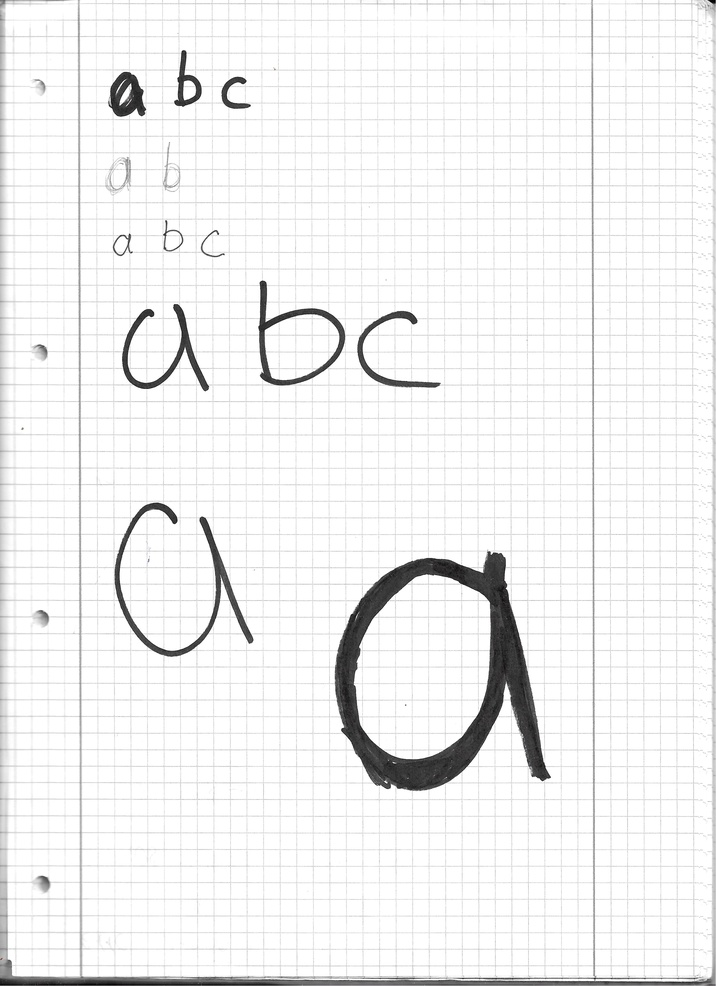
#> input picture Projekt/images/Buchstabenklein.jpg, 716 x 986 px, shrunk from 2544 x 3504 before the run, found by its file name
$ python processing.py
#> lines starting #> are read from the running program, lines starting #| are printed output that depends on the picture; after the words box and inside, x2 and y2 are one past the last pixel; in counts of white or black regions, pixels touching at a corner belong together
#> further down, img is the input picture: shape (986, 716, 3); mean R, G, B 241.3, 241.3, 241.3
from math import floor

from skimage import io
import numpy as np
import matplotlib.pyplot as plt
import matplotlib.cm as cm
import datetime


def rgb2gray(rgb):
    r, g, b = rgb[:, :, 0], rgb[:, :, 1], rgb[:, :, 2]
    gray = 0.2989 * r + 0.5870 * g + 0.1140 * b

    return gray

def get_binary(in_image, threshold):
    return 1 * (in_image > threshold)

def dilate(in_image, filter_h):
    width, height = in_image.shape
#> width = 986; height = 716
    copy = in_image.copy()

    k = floor(len(filter_h) / 2)
    tmp = []
    for v in range(k, height - k):
        for u in range(k, width - k):
            for j in range(-k, k + 1):
                for i in range(-k, k + 1):
                    tmp.append(in_image[u + i][v + j] + filter_h[i + k][j + k])
            copy[u][v] = max(tmp)
            if copy[u][v] > 255:
                copy[u][v] = 255
            if copy[u][v] < 0:
                copy[u][v] = 0
            tmp.clear()
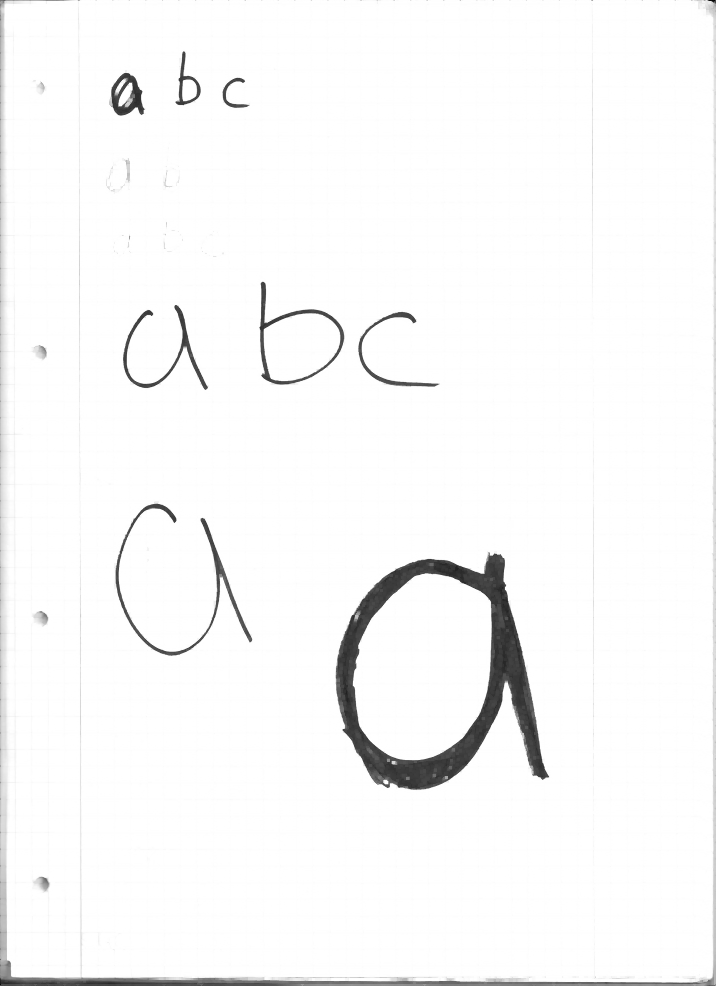
#> copy: shape (986, 716) float64; min 0, max 255, mean 248.2
#> after the loop, tmp = []
    return copy

def erode(in_image, filter_h):
    width, height = in_image.shape
#> width = 986; height = 716
    copy = in_image.copy()

    k = floor(len(filter_h) / 2)
    tmp = []
    for v in range(k, height - k):
        for u in range(k, width - k):
            for j in range(-k, k + 1):
                for i in range(-k, k + 1):
                    tmp.append(in_image[u + i][v + j] - filter_h[i + k][j + k])
            copy[u][v] = min(tmp)
            if copy[u][v] > 255:
                copy[u][v] = 255
            if copy[u][v] < 0:
                copy[u][v] = 0
            tmp.clear()
#> after the loop, tmp = []
    return copy

def median_filter(in_image, filter_size, offset):
    if offset == 0:
        offset = 1
    copy = np.copy(in_image)
    m, n = copy.shape
    if n > m:
        m, n = n, m
    copy = np.resize(copy, (round(m / offset), round(n / offset)))

    p = np.ndarray(filter_size ** 2, dtype=int)

    for v in range(1, m - filter_size -1, offset):
        for u in range(1, n - filter_size -1, offset):
            k = 0
            for j in range(-floor(filter_size / 2), floor(filter_size / 2) + 1):
                for i in range(-floor(filter_size / 2), floor(filter_size / 2) + 1):
                    p[k] = in_image[u + i][v + j]
                    k += 1
            p = np.sort(p, kind='heapsort')

            copy[floor(u / offset)][floor(v / offset)] = p[floor(len(p) / 2)]
    return copy

if __name__ == "__main__":

    now = datetime.datetime.now()
    print(now.strftime("%Y-%m-%d %H:%M:%S"))
    # read img
    #img = io.imread("images/buchstaben.jpg")
    #img = io.imread("images/buchstaben1.jpg")
    img = io.imread("images/Buchstabenklein.jpg")
    #img = io.imread("images/lena.jpg")
    # convert to numpy array
    img = np.array(img).astype(np.int16)

    h1 = np.array([[0, 0, 0, 0, 0],
                   [0, 1, 1, 1, 0],
                   [0, 1, 1, 1, 0],
                   [0, 1, 1, 1, 0],
                   [0, 0, 0, 0, 0]])
    h2 = np.array([[0, 0, 0],
                   [0, 1, 1],
                   [0, 0, 0]])

    imggray = rgb2gray(img)

    #plt.figure(1, dpi=300)
    #plt.imshow(imgbin, cmap=cm.Greys_r)
    #plt.show()

    dilated_image = dilate(imggray, h2)

    eroded_image = erode(dilated_image, h2)

    #dilated_image2 = dilate(eroded_image, h2)
    #
    #eroded_image2 = erode(dilated_image2, h2)
    #
    #dilated_image3 = dilate(eroded_image2, h2)
    #
    #eroded_image3 = erode(dilated_image3, h2)
    #
    #dilated_image4 = dilate(eroded_image3, h2)
    #
    #eroded_image4 = erode(dilated_image4, h2)
    #
    #dilated_image5 = dilate(eroded_image4, h2)
    #
    #eroded_image5 = erode(dilated_image5, h2)

    imgbine = get_binary(eroded_image, 150)
#> in get_binary, `return 1 * (in_image > threshold)`:
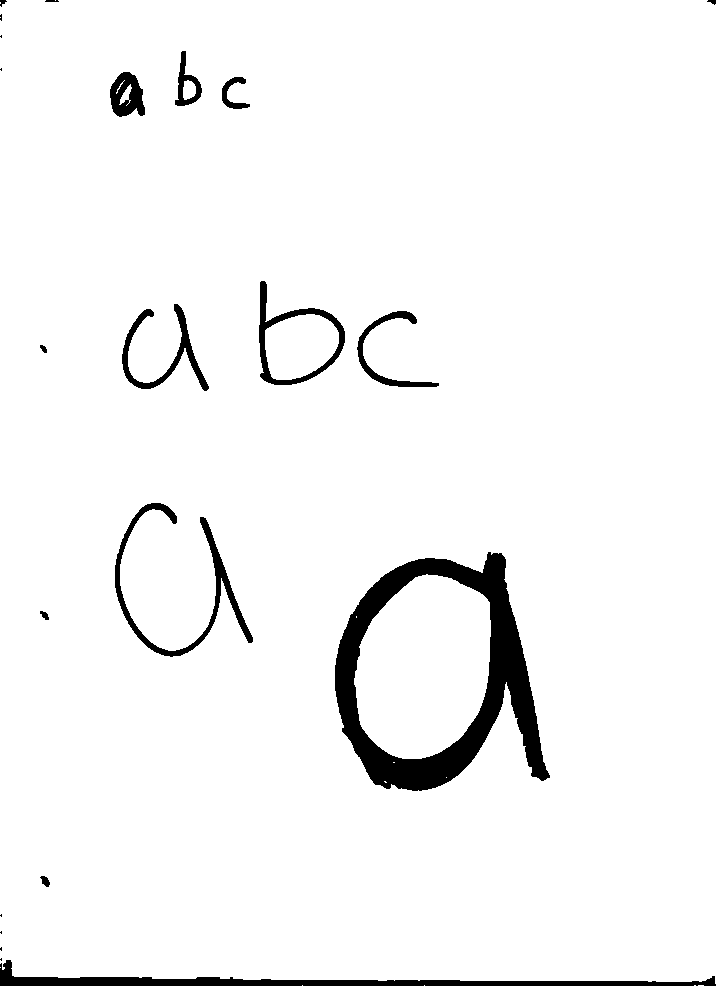
#> returned value: shape (986, 716) int64; values 0 (black) and 1 (white), 95.8% white; 22 black regions (7 under 20 px), largest, box (x1, y1, x2, y2) and area: (335, 552, 550, 791) 15709, (0, 960, 716, 986) 4755, (115, 503, 253, 657) 2612

    plt.figure(1, dpi=300)
    plt.subplot(211)
    plt.imshow(img, cmap=cm.Greys_r)
    plt.figure(1, dpi=300)
    plt.subplot(212)
    plt.imshow(imgbine, cmap=cm.Greys_r)
    plt.show()
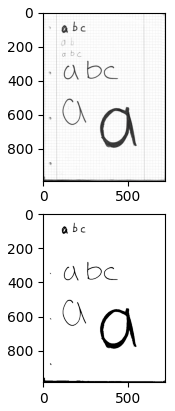
#> figure drawn by matplotlib, 2 panels

    # [30 lines of commented-out code are left out]

    now = datetime.datetime.now()
    print(now.strftime("%Y-%m-%d %H:%M:%S"))

    exit(0)
#> (the program exits here)

$ run again, with images/Buchstaben1.jpg copied over Projekt/images/Buchstabenklein.jpg
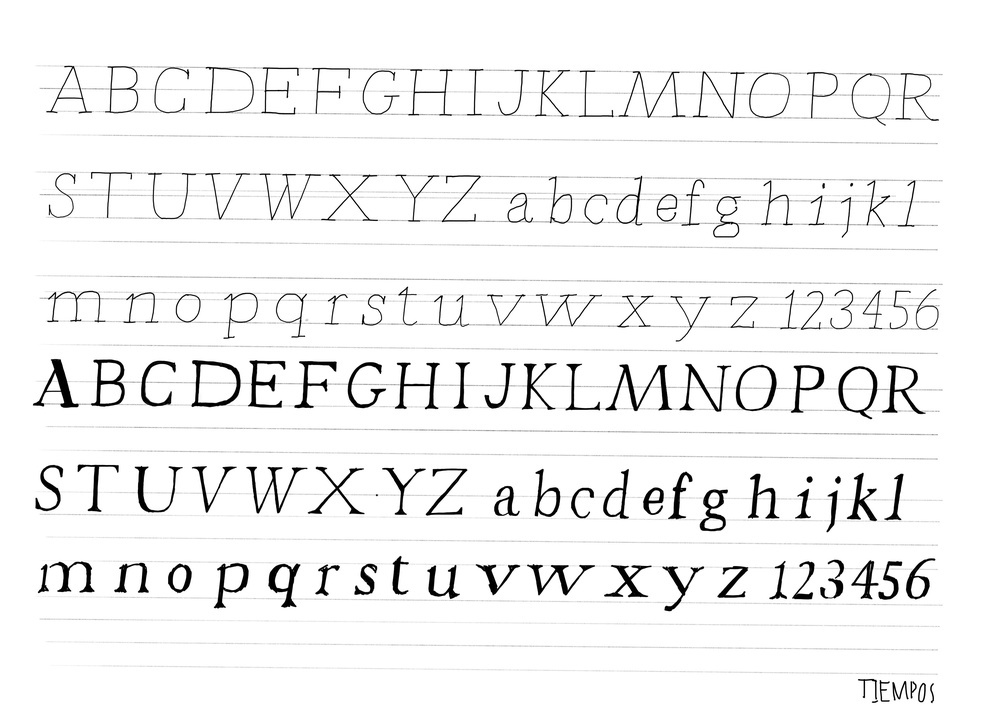
#> input picture images/Buchstaben1.jpg, 999 x 706 px, shrunk from 3508 x 2480 before the run, found by its file name
#> img is the input picture: shape (706, 999, 3); min 0, max 255, mean 242.5
#> after the loop in dilate, `for v in range(k, height - k):`: tmp = []
#> after the loop in erode, `for v in range(k, height - k):`:
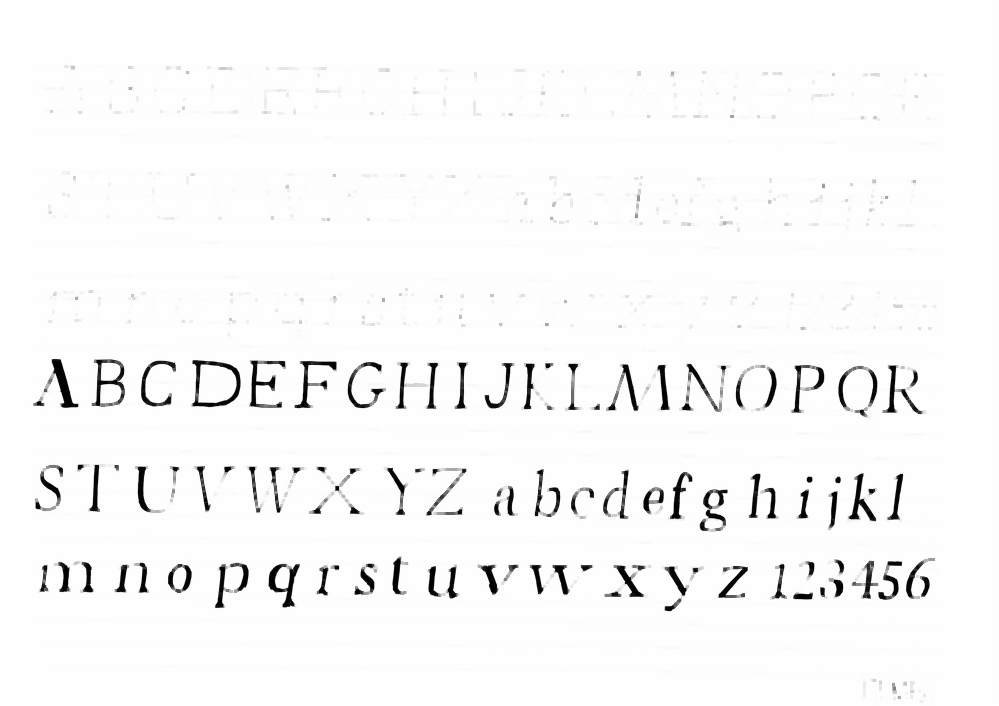
#> copy: shape (706, 999) float64; min 0, max 255, mean 247.5
#> `plt.show()`:
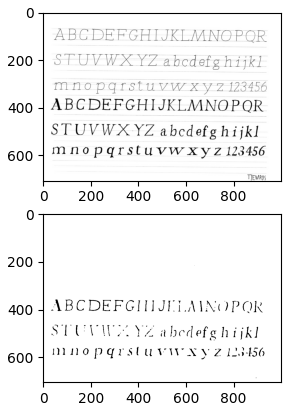
#> figure drawn by matplotlib, 2 panels
